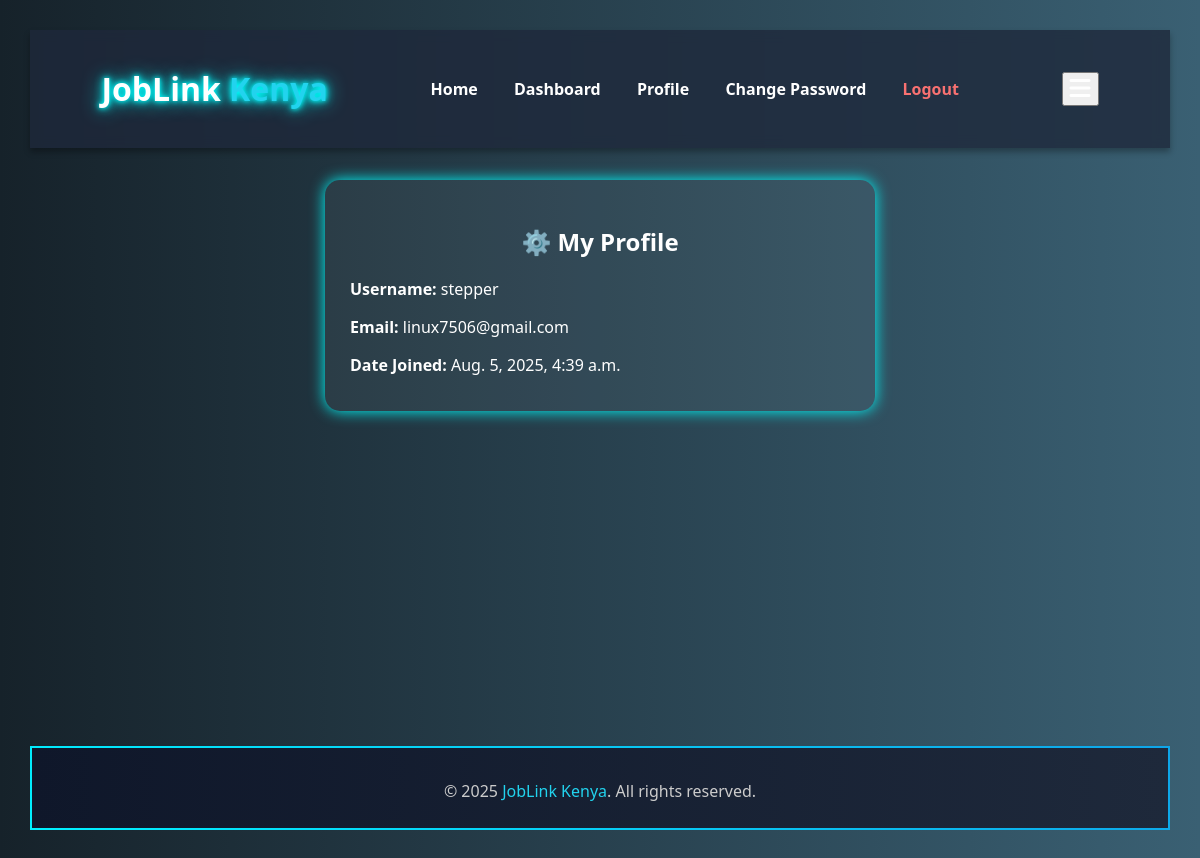
The page /employer-profile/ (signed in) on the database its author committed.
### core/models.py (models this page shows, shortened)
class CustomUser(AbstractUser):
    ROLE_CHOICES = (
        ('applicant', 'Applicant'),
        ('employer', 'Employer'),
        ('admin', 'Admin'),
    )
    role = models.CharField(max_length=20, choices=ROLE_CHOICES, default='student')
    first_name = models.CharField(max_length=255, default='')
    last_name = models.CharField(max_length=255, default='')
    phone = models.CharField(max_length=20, blank=True)
    location = models.CharField(max_length=255, blank=True)
    profile_pic = models.ImageField(upload_to='profile_pics/', blank=True, null=True)

### core/views.py (the view)
# urls.py: path('employer-profile/', views.employer_profile, name='employer_profile'),
@login_required
def employer_profile(request):
    return render(request, 'employer_profile.html', {
        'user': request.user
    })

### core/templates/employer_profile.html (shortened to what this page needs)
{% extends 'base.html' %}
{% block content %}
</head>
<body>
  <div class="profile-box">
    <h2>⚙️ My Profile</h2>
    <p><strong>Username:</strong> {{ request.user.username }}</p>
    <p><strong>Email:</strong> {{ request.user.email }}</p>
    <p><strong>Date Joined:</strong> {{ request.user.date_joined }}</p>
  </div>
</body>
{% endblock %}

### core/templates/base.html (style rules this page uses)
body { margin: 0; padding: 0; font-family: 'Segoe UI', Tahoma, Geneva, Verdana, sans-serif; background: linear-gradient(to right, #0f172a, #1e293b); color: #e0f7fa; display: flex; flex-direction: column; min-height: 100vh; }

### core/templates/employer_profile.html (style rules this page uses)
body { background: #1a1a2e; background: linear-gradient(to right, #16222A, #3A6073); color: white; font-family: 'Segoe UI', sans-serif; padding: 30px; }
.profile-box { background: rgba(255, 255, 255, 0.05); padding: 25px; border-radius: 15px; max-width: 500px; margin: auto; box-shadow: 0 0 15px cyan; }
h2 { text-align: center; margin-bottom: 20px; }
p { margin-bottom: 10px; }

### rows shown on the page
CustomUser: user.username "stepper", user.email "linux7506@gmail.com", user.date_joined "Aug. 5, 2025, 4:39 a.m."
